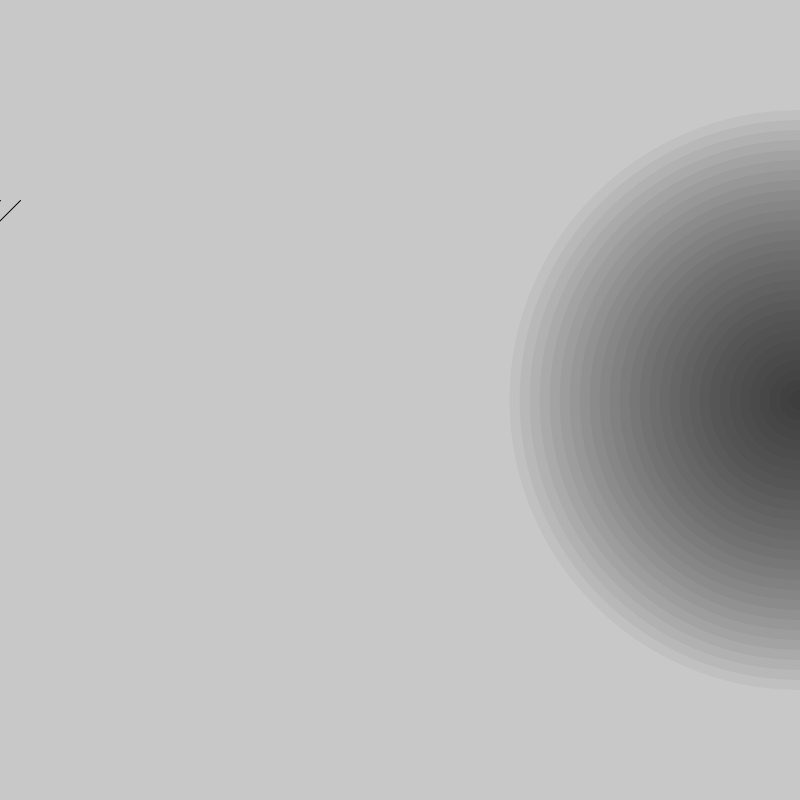
Frame 1 (no input)
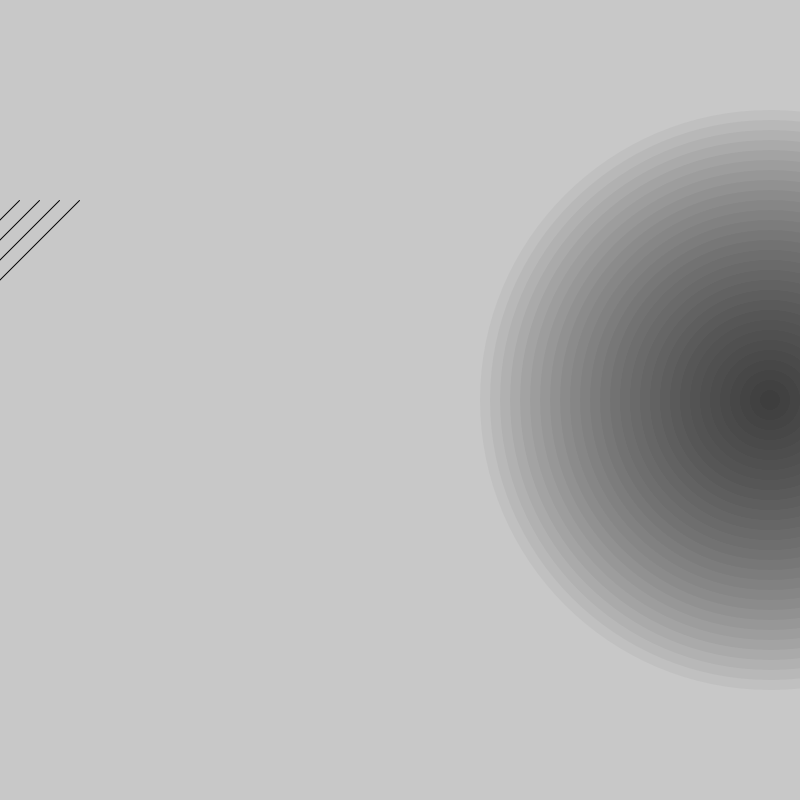
Frame 60 (the mouse pressed at the canvas centre just before this capture)
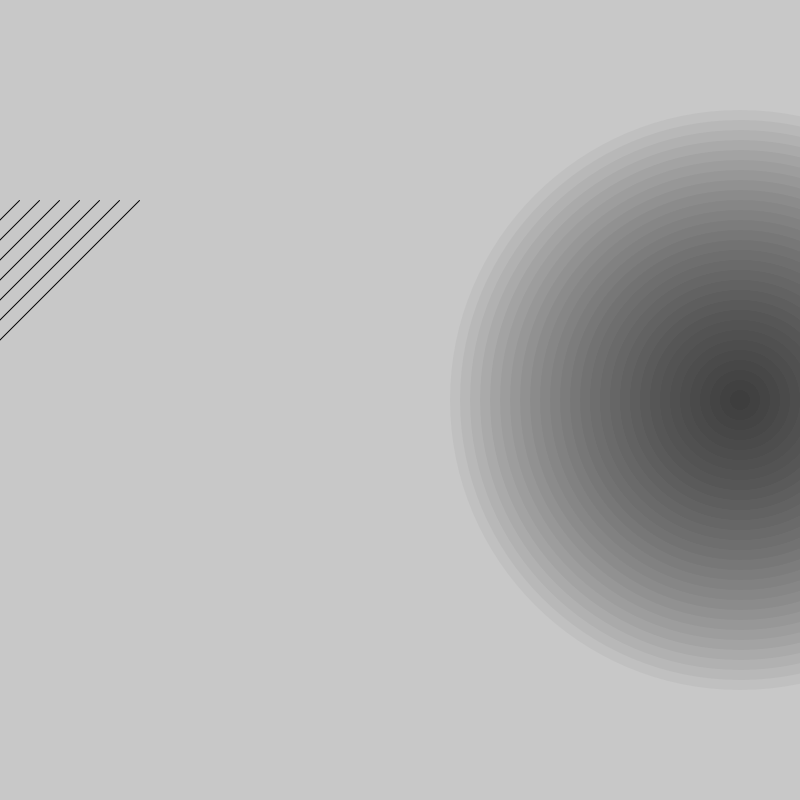
Frame 120 (the mouse held since frame 60 and released just before this capture)

The Processing sketch that drew these frames (run headless with seeded random() and noise(); from frame 60 on, the mouse is pressed at the canvas centre):

// Processing sketch: patterns
// ── patterns.pde
void setup() {
  size(800, 800);
  background(100);
}

float step = 20;
float init = step;
float x_e = 800;

void draw() {
  // clear background each frame
  background(200);
  stroke(0);
  
  // draws line from height/4 to height/2
  // just changes x everytime based on
  for (float x = init; x > init-width/2; x -= step) {
    fill(0);
    line(x, 200, x-height/4, height/2);
  }
  
  // draws ellipses, 30 ellipses
  // moves every frame by -0.5, and Y stays the same
  x_e = x_e - 0.5;
  noFill();
  for (int i = 1; i<30; i++) {
    fill(0, 10);
    noStroke();
    ellipse(x_e, height/2, i*20, i*20);
  }
  
  // the lines start drawing from init + 1 after each draw call
  init++;
  if (init > width*2) init = 0;
  // circles
  // reset to right edge if goes past it
  if (x_e < 0) x_e = width;
}
